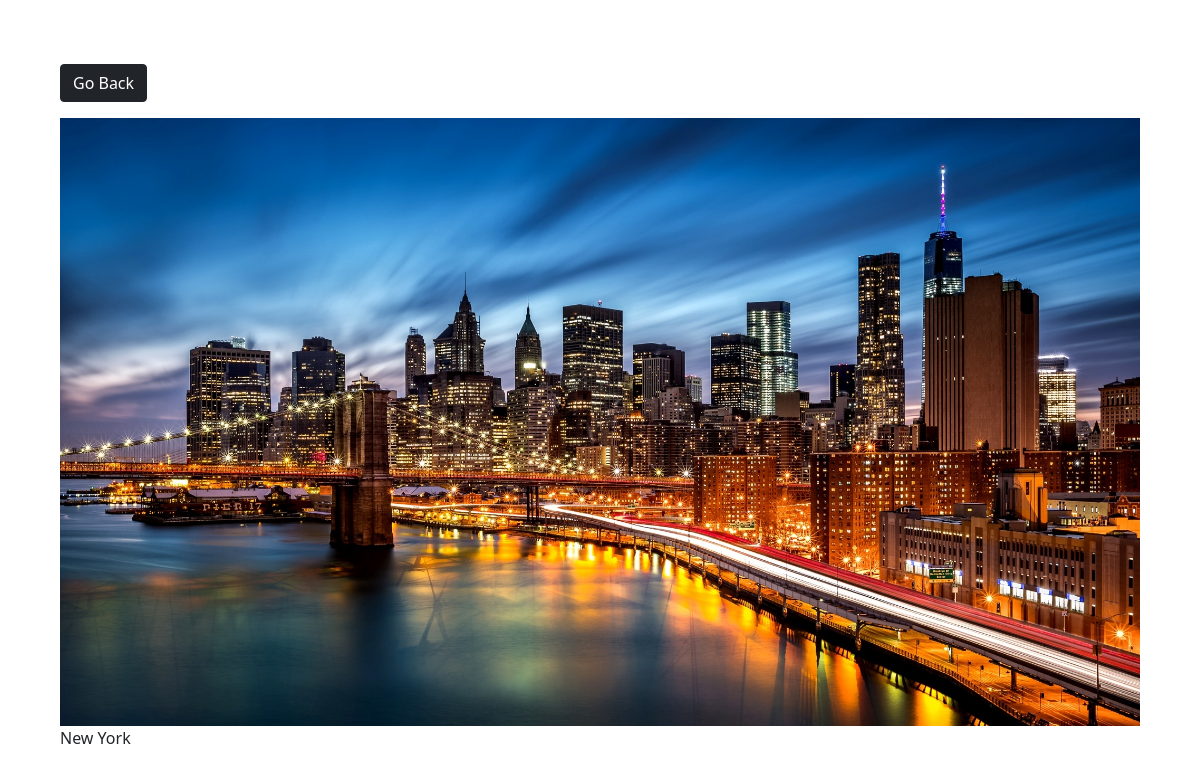
Page /view_photo/2/ on the committed database.
### base/models.py (models this page shows, shortened)
class Photo(models.Model):
    category = models.ForeignKey(Category, on_delete=models.SET_NULL, null=True, blank=True)
    image = models.ImageField(null=False, blank=False)
    description = models.TextField()

### base/views.py (the view)
# urls.py: path('view_photo/<str:pk>/', view_photo, name='view_photo'),
def view_photo(request, pk):
    photo = Photo.objects.get(id=pk)
    context = {'photo': photo}
    return render(request, 'base/view_photo.html', context=context)

### base/templates/base/view_photo.html (shortened to what this page needs)
<!doctype html>
<html lang="en">
<head>
    <link href="https://cdn.jsdelivr.net/npm/bootstrap@5.1.3/dist/css/bootstrap.min.css"
          rel="stylesheet"
>
</head>
<body class="m-5">
    <div class="container">
        <div class="row justify-content-center">
            <div class="col">
                <a class="btn btn-dark my-3" href="{% url 'index' %}">Go Back</a>
                <div style="height: 90vh;">
                    <img style="max-width: 100%; max-height: 100%;" src="{{ photo.image.url }}">
                    <p>{{ photo.description }}</p>
                </div>
            </div>
        </div>
    </div>
</body>
</html>

### rows in the picture
Photo: image (picture), description "New York"
